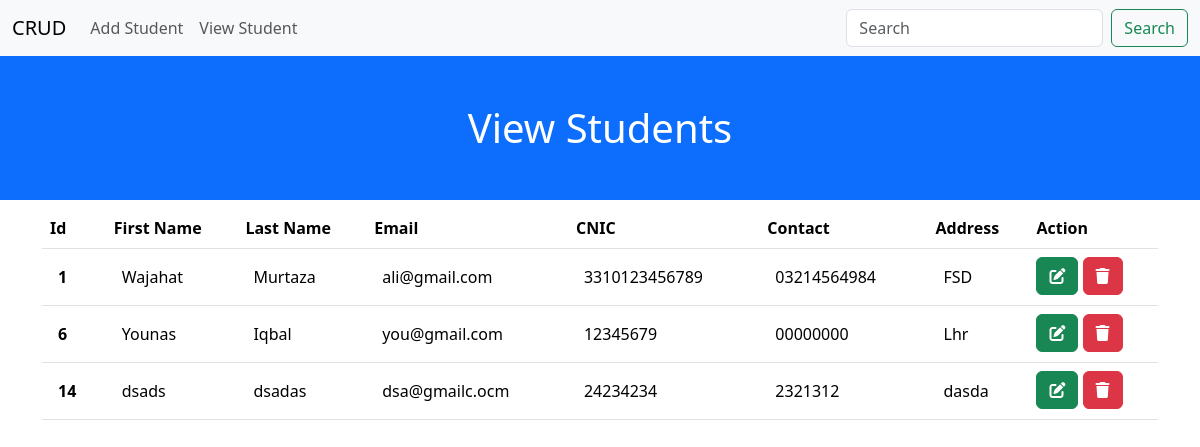
Page /viewstudent/ on the earlier database version.
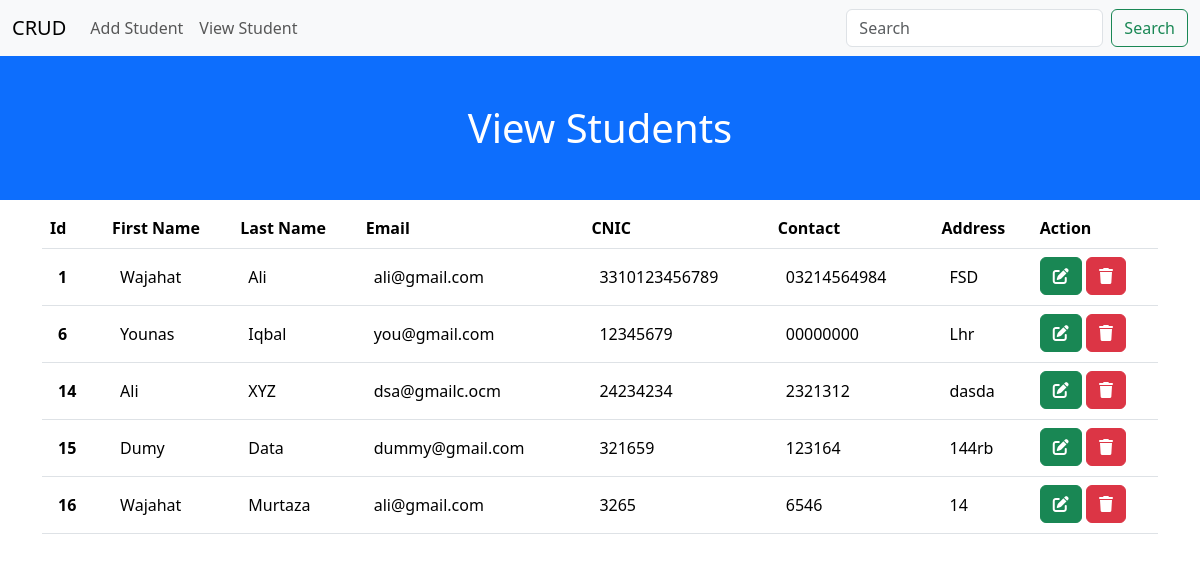
Same page on the later database version.
### core/models.py (models this page shows, shortened)
class Student(models.Model):
    first_name = models.CharField(max_length=20)
    last_name = models.CharField(max_length=20)
    father_name = models.CharField(max_length=50)
    email = models.EmailField()
    cnic = models.CharField(max_length=15)
    addressOne = models.CharField(max_length=150)
    addressTwo = models.CharField(max_length=150)
    contact = models.CharField(max_length=11)
    time = models.DateTimeField(auto_now_add=True)

### core/views.py (the view)
# urls.py: path('viewstudent/', views.viewSudent, name='viewStudent'),
def viewSudent(request):
    student = Student.objects.all()
    context = {
        'student':student,
        }
    return render(request, 'viewstudent.html', context)

### templates/viewstudent.html (shortened to what this page needs)
{% extends "base.html" %}
{% block content %}
<h1 class="p-5 bg-primary text-center text-white">View Students</h1>
<div class="container">
<table class="table table-hover">
    <thead>
      <tr>
        <th scope="col">Id</th>
        <th scope="col">First Name</th>
        <th scope="col">Last Name</th>
        <th scope="col">Email</th>
        <th scope="col">CNIC</th>
        <th scope="col">Contact</th>
        <th scope="col">Address</th>
        <th scope="col">Action</th>
      </tr>
    </thead>
    <tbody>
    {% for i in student %}
    <tr >
        <th scope="row" class="p-3">{{i.id}}</th>
        <td class="p-3">{{i.first_name}}</td>
        <td class="p-3">{{i.last_name}}</td>
        <td class="p-3">{{i.email}}</td>
        <td class="p-3">{{i.cnic}}</td>
        <td class="p-3">{{i.contact}}</td>
        <td class="p-3">{{i.addressOne}}</td>
        <td>
            <a href="{% url 'update' i.pk %}" class="btn btn-success"><i class="fa-solid fa-pen-to-square"></i></a>
        <button type="button" class="btn btn-danger" data-bs-toggle="modal" data-bs-target="#exampleModal">
          <i class="fa-solid fa-trash"></i>
        </button>
        </td>
    </tr>
    {% endfor %}
    </tbody>
  </table>
</div>
{% endblock content %}

### templates/base.html (shortened to what this page needs)
<!doctype html>
<html lang="en">
  <head>
    <link href="https://cdn.jsdelivr.net/npm/bootstrap@5.3.2/dist/css/bootstrap.min.css" rel="stylesheet">
  </head>
  <body>
    <nav class="navbar navbar-expand-lg bg-body-tertiary">
        <div class="container-fluid">
          <a class="navbar-brand" href="#">CRUD</a>
          <div class="collapse navbar-collapse" id="navbarSupportedContent">
            <ul class="navbar-nav me-auto mb-2 mb-lg-0">
              <li class="nav-item">
                <a class="nav-link " aria-current="page" href="{% url 'index' %}">Add Student</a>
              </li>
              <li class="nav-item">
                <a class="nav-link " aria-current="page" href="{% url 'viewStudent' %}">View Student</a>
              </li>
            </ul>
            <form class="d-flex" role="search">
              <input class="form-control me-2" type="search" placeholder="Search" aria-label="Search">
              <button class="btn btn-outline-success" type="submit">Search</button>
            </form>
          </div>
        </div>
      </nav>
      {% block content %}{% endblock content %}
  </body>
</html>

Differences in the rows shown:
changed Student "FSD": last_name "Murtaza" → "Ali"
changed Student "dsa@gmailc.ocm": first_name "dsads" → "Ali"; last_name "dsadas" → "XYZ"
added Student: id "15", first_name "Dumy", last_name "Data", email "dummy@gmail.com", cnic "321659", contact "123164", addressOne "144rb"
added Student: id "16", first_name "Wajahat", last_name "Murtaza", email "ali@gmail.com", cnic "3265", contact "6546", addressOne "14"
